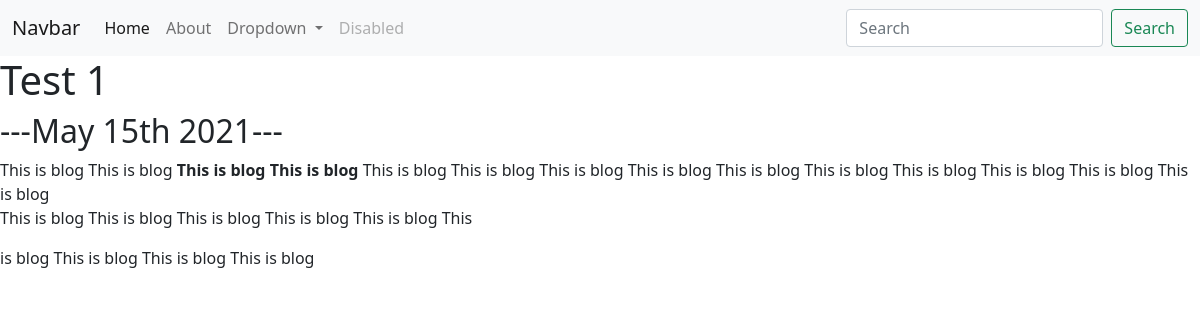
Page /blog/1/ on the committed database.
### blog/models.py (models this page shows, shortened)
class Blog(models.Model):
     title = models.CharField(max_length=100)
     description = models.TextField()
     date = models.DateField()

### blog/views.py (the view)
# urls.py: path('<int:blog_id>/', views.detail, name='detail'),
def detail(request,blog_id):
    blog = get_object_or_404(Blog, pk=blog_id)
    return render(request, 'blog/details.html' , {'blog':blog})

### blog/templates/blog/details.html
{% extends 'portfolio/base.html' %}
{% block content %}
<h1>{{ blog.title }}</h1>
<h2>---{{ blog.date|date:'F jS Y'}}---</h2>
{{ blog.description|safe }}
{% endblock %}

### rows in the picture
Blog: title "Test 1", date "May 15th 2021", description "This is blog This is blog This is blog This is blog This is blog This is blog This is blog This is blog This is blog This is blog This is blog This is blog This is blog This is blog This is blog This is blog This is blog This is blog This is blog This is blog This is blog This is blog This is blog"
